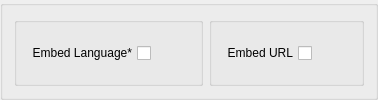
                <widget class="QGroupBox" name="gb2_10">
                 <property name="title">
                  <string/>
                 </property>
                 <property name="flat">
                  <bool>true</bool>
                 </property>
                 <layout class="QHBoxLayout" name="horizontalLayout_87">
                  <item>
                   <widget class="QGroupBox" name="groupBox_76">
                    <property name="title">
                     <string/>
                    </property>
                    <layout class="QHBoxLayout" name="horizontalLayout_147">
                     <item>
                      <widget class="QCheckBox" name="embed_language">
                       <property name="toolTip">
                        <string>This feature requires a premium account.</string>
                       </property>
                       <property name="layoutDirection">
                        <enum>Qt::RightToLeft</enum>
                       </property>
                       <property name="text">
                        <string>Embed Language*</string>
                       </property>
                      </widget>
                     </item>
                     <item>
                      <spacer name="horizontalSpacer_84">
                       <property name="orientation">
                        <enum>Qt::Horizontal</enum>
                       </property>
                       <property name="sizeHint" stdset="0">
                        <size>
                         <width>40</width>
                         <height>20</height>
                        </size>
                       </property>
                      </spacer>
                     </item>
                    </layout>
                   </widget>
                  </item>
                  <item>
                   <widget class="QGroupBox" name="groupBox_58">
                    <property name="title">
                     <string/>
                    </property>
                    <layout class="QHBoxLayout" name="horizontalLayout_121">
                     <item>
                      <widget class="QCheckBox" name="embed_url">
                       <property name="layoutDirection">
                        <enum>Qt::RightToLeft</enum>
                       </property>
                       <property name="text">
                        <string>Embed URL</string>
                       </property>
                      </widget>
                     </item>
                     <item>
                      <spacer name="horizontalSpacer_65">
                       <property name="orientation">
                        <enum>Qt::Horizontal</enum>
                       </property>
                       <property name="sizeHint" stdset="0">
                        <size>
                         <width>40</width>
                         <height>20</height>
                        </size>
                       </property>
                      </spacer>
                     </item>
                    </layout>
                   </widget>
                  </item>
                 </layout>
                </widget>
